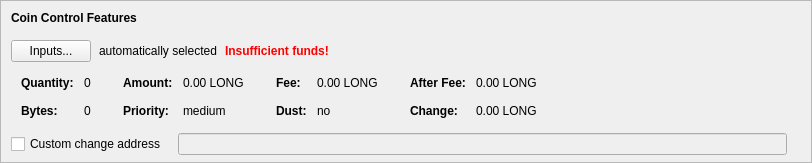
    <widget class="QFrame" name="frameCoinControl">
     <property name="sizePolicy">
      <sizepolicy hsizetype="Expanding" vsizetype="Expanding">
       <horstretch>0</horstretch>
       <verstretch>0</verstretch>
      </sizepolicy>
     </property>
     <property name="maximumSize">
      <size>
       <width>16777215</width>
       <height>16777215</height>
      </size>
     </property>
     <property name="frameShape">
      <enum>QFrame::StyledPanel</enum>
     </property>
     <property name="frameShadow">
      <enum>QFrame::Sunken</enum>
     </property>
     <layout class="QVBoxLayout" name="verticalLayoutCoinControl2">
      <property name="spacing">
       <number>0</number>
      </property>
      <property name="leftMargin">
       <number>0</number>
      </property>
      <property name="topMargin">
       <number>0</number>
      </property>
      <property name="rightMargin">
       <number>0</number>
      </property>
      <property name="bottomMargin">
       <number>6</number>
      </property>
      <item>
       <layout class="QVBoxLayout" name="verticalLayoutCoinControl" stretch="0,0,0,0,1">
        <property name="spacing">
         <number>0</number>
        </property>
        <property name="leftMargin">
         <number>10</number>
        </property>
        <property name="topMargin">
         <number>10</number>
        </property>
        <item>
         <layout class="QHBoxLayout" name="horizontalLayoutCoinControl1">
          <property name="bottomMargin">
           <number>15</number>
          </property>
          <item>
           <widget class="QLabel" name="labelCoinControlFeatures">
            <property name="sizePolicy">
             <sizepolicy hsizetype="Preferred" vsizetype="Maximum">
              <horstretch>0</horstretch>
              <verstretch>0</verstretch>
             </sizepolicy>
            </property>
            <property name="font">
             <font>
              <weight>75</weight>
              <bold>true</bold>
             </font>
            </property>
            <property name="styleSheet">
             <string notr="true">font-weight:bold;</string>
            </property>
            <property name="text">
             <string>Coin Control Features</string>
            </property>
           </widget>
          </item>
         </layout>
        </item>
        <item>
         <layout class="QHBoxLayout" name="horizontalLayoutCoinControl2" stretch="0,0,0,0">
          <property name="spacing">
           <number>8</number>
          </property>
          <property name="bottomMargin">
           <number>10</number>
          </property>
          <item>
           <widget class="QPushButton" name="pushButtonCoinControl">
            <property name="styleSheet">
             <string notr="true"/>
            </property>
            <property name="text">
             <string>Inputs...</string>
            </property>
            <property name="autoDefault">
             <bool>false</bool>
            </property>
           </widget>
          </item>
          <item>
           <widget class="QLabel" name="labelCoinControlAutomaticallySelected">
            <property name="text">
             <string>automatically selected</string>
            </property>
            <property name="margin">
             <number>5</number>
            </property>
           </widget>
          </item>
          <item>
           <widget class="QLabel" name="labelCoinControlInsuffFunds">
            <property name="font">
             <font>
              <weight>75</weight>
              <bold>true</bold>
             </font>
            </property>
            <property name="styleSheet">
             <string notr="true">color:red;font-weight:bold;</string>
            </property>
            <property name="text">
             <string>Insufficient funds!</string>
            </property>
            <property name="margin">
             <number>5</number>
            </property>
           </widget>
          </item>
          <item>
           <spacer name="horizontalSpacerCoinControl">
            <property name="orientation">
             <enum>Qt::Horizontal</enum>
            </property>
            <property name="sizeHint" stdset="0">
             <size>
              <width>40</width>
              <height>1</height>
             </size>
            </property>
           </spacer>
          </item>
         </layout>
        </item>
        <item>
         <widget class="QWidget" name="widgetCoinControl" native="true">
          <property name="sizePolicy">
           <sizepolicy hsizetype="Preferred" vsizetype="Preferred">
            <horstretch>0</horstretch>
            <verstretch>0</verstretch>
           </sizepolicy>
          </property>
          <property name="minimumSize">
           <size>
            <width>0</width>
            <height>0</height>
           </size>
          </property>
          <property name="styleSheet">
           <string notr="true"/>
          </property>
          <layout class="QHBoxLayout" name="horizontalLayoutCoinControl5">
           <property name="leftMargin">
            <number>0</number>
           </property>
           <property name="topMargin">
            <number>0</number>
           </property>
           <property name="rightMargin">
            <number>0</number>
           </property>
           <property name="bottomMargin">
            <number>0</number>
           </property>
           <item>
            <layout class="QHBoxLayout" name="horizontalLayoutCoinControl3" stretch="0,0,0,1">
             <property name="spacing">
              <number>20</number>
             </property>
             <property name="topMargin">
              <number>0</number>
             </property>
             <property name="bottomMargin">
              <number>10</number>
             </property>
             <item>
              <layout class="QFormLayout" name="formLayoutCoinControl1">
               <property name="horizontalSpacing">
                <number>10</number>
               </property>
               <property name="verticalSpacing">
                <number>14</number>
               </property>
               <property name="leftMargin">
                <number>10</number>
               </property>
               <property name="topMargin">
                <number>4</number>
               </property>
               <property name="rightMargin">
                <number>6</number>
               </property>
               <item row="0" column="0">
                <widget class="QLabel" name="labelCoinControlQuantityText">
                 <property name="font">
                  <font>
                   <weight>75</weight>
                   <bold>true</bold>
                  </font>
                 </property>
                 <property name="text">
                  <string>Quantity:</string>
                 </property>
                 <property name="margin">
                  <number>0</number>
                 </property>
                </widget>
               </item>
               <item row="0" column="1">
                <widget class="QLabel" name="labelCoinControlQuantity">
                 <property name="cursor">
                  <cursorShape>IBeamCursor</cursorShape>
                 </property>
                 <property name="contextMenuPolicy">
                  <enum>Qt::ActionsContextMenu</enum>
                 </property>
                 <property name="text">
                  <string notr="true">0</string>
                 </property>
                 <property name="margin">
                  <number>0</number>
                 </property>
                 <property name="textInteractionFlags">
                  <set>Qt::LinksAccessibleByMouse|Qt::TextSelectableByKeyboard|Qt::TextSelectableByMouse</set>
                 </property>
                </widget>
               </item>
               <item row="1" column="0">
                <widget class="QLabel" name="labelCoinControlBytesText">
                 <property name="font">
                  <font>
                   <weight>75</weight>
                   <bold>true</bold>
                  </font>
                 </property>
                 <property name="text">
                  <string>Bytes:</string>
                 </property>
                </widget>
               </item>
               <item row="1" column="1">
                <widget class="QLabel" name="labelCoinControlBytes">
                 <property name="cursor">
                  <cursorShape>IBeamCursor</cursorShape>
                 </property>
                 <property name="contextMenuPolicy">
                  <enum>Qt::ActionsContextMenu</enum>
                 </property>
                 <property name="text">
                  <string notr="true">0</string>
                 </property>
                 <property name="textInteractionFlags">
                  <set>Qt::LinksAccessibleByMouse|Qt::TextSelectableByKeyboard|Qt::TextSelectableByMouse</set>
                 </property>
                </widget>
               </item>
              </layout>
             </item>
             <item>
              <layout class="QFormLayout" name="formLayoutCoinControl2">
               <property name="horizontalSpacing">
                <number>10</number>
               </property>
               <property name="verticalSpacing">
                <number>14</number>
               </property>
               <property name="leftMargin">
                <number>6</number>
               </property>
               <property name="topMargin">
                <number>4</number>
               </property>
               <property name="rightMargin">
                <number>6</number>
               </property>
               <item row="0" column="0">
                <widget class="QLabel" name="labelCoinControlAmountText">
                 <property name="font">
                  <font>
                   <weight>75</weight>
                   <bold>true</bold>
                  </font>
                 </property>
                 <property name="text">
                  <string>Amount:</string>
                 </property>
                 <property name="margin">
                  <number>0</number>
                 </property>
                </widget>
               </item>
               <item row="0" column="1">
                <widget class="QLabel" name="labelCoinControlAmount">
                 <property name="cursor">
                  <cursorShape>IBeamCursor</cursorShape>
                 </property>
                 <property name="contextMenuPolicy">
                  <enum>Qt::ActionsContextMenu</enum>
                 </property>
                 <property name="text">
                  <string notr="true">0.00 LONG</string>
                 </property>
                 <property name="textInteractionFlags">
                  <set>Qt::LinksAccessibleByMouse|Qt::TextSelectableByKeyboard|Qt::TextSelectableByMouse</set>
                 </property>
                </widget>
               </item>
               <item row="1" column="0">
                <widget class="QLabel" name="labelCoinControlPriorityText">
                 <property name="font">
                  <font>
                   <weight>75</weight>
                   <bold>true</bold>
                  </font>
                 </property>
                 <property name="text">
                  <string>Priority:</string>
                 </property>
                </widget>
               </item>
               <item row="1" column="1">
                <widget class="QLabel" name="labelCoinControlPriority">
                 <property name="cursor">
                  <cursorShape>IBeamCursor</cursorShape>
                 </property>
                 <property name="contextMenuPolicy">
                  <enum>Qt::ActionsContextMenu</enum>
                 </property>
                 <property name="text">
                  <string notr="true">medium</string>
                 </property>
                 <property name="textInteractionFlags">
                  <set>Qt::LinksAccessibleByMouse|Qt::TextSelectableByKeyboard|Qt::TextSelectableByMouse</set>
                 </property>
                </widget>
               </item>
              </layout>
             </item>
             <item>
              <layout class="QFormLayout" name="formLayoutCoinControl3">
               <property name="horizontalSpacing">
                <number>10</number>
               </property>
               <property name="verticalSpacing">
                <number>14</number>
               </property>
               <property name="leftMargin">
                <number>6</number>
               </property>
               <property name="topMargin">
                <number>4</number>
               </property>
               <property name="rightMargin">
                <number>6</number>
               </property>
               <item row="0" column="0">
                <widget class="QLabel" name="labelCoinControlFeeText">
                 <property name="font">
                  <font>
                   <weight>75</weight>
                   <bold>true</bold>
                  </font>
                 </property>
                 <property name="text">
                  <string>Fee:</string>
                 </property>
                 <property name="margin">
                  <number>0</number>
                 </property>
                </widget>
               </item>
               <item row="0" column="1">
                <widget class="QLabel" name="labelCoinControlFee">
                 <property name="cursor">
                  <cursorShape>IBeamCursor</cursorShape>
                 </property>
                 <property name="contextMenuPolicy">
                  <enum>Qt::ActionsContextMenu</enum>
                 </property>
                 <property name="text">
                  <string notr="true">0.00 LONG</string>
                 </property>
                 <property name="textInteractionFlags">
                  <set>Qt::LinksAccessibleByMouse|Qt::TextSelectableByKeyboard|Qt::TextSelectableByMouse</set>
                 </property>
                </widget>
               </item>
               <item row="1" column="0">
                <widget class="QLabel" name="labelCoinControlLowOutputText">
                 <property name="font">
                  <font>
                   <weight>75</weight>
                   <bold>true</bold>
                  </font>
                 </property>
                 <property name="text">
                  <string>Dust:</string>
                 </property>
                </widget>
               </item>
               <item row="1" column="1">
                <widget class="QLabel" name="labelCoinControlLowOutput">
                 <property name="cursor">
                  <cursorShape>IBeamCursor</cursorShape>
                 </property>
                 <property name="contextMenuPolicy">
                  <enum>Qt::ActionsContextMenu</enum>
                 </property>
                 <property name="text">
                  <string notr="true">no</string>
                 </property>
                 <property name="textInteractionFlags">
                  <set>Qt::LinksAccessibleByMouse|Qt::TextSelectableByKeyboard|Qt::TextSelectableByMouse</set>
                 </property>
                </widget>
               </item>
              </layout>
             </item>
             <item>
              <layout class="QFormLayout" name="formLayoutCoinControl4">
               <property name="horizontalSpacing">
                <number>10</number>
               </property>
               <property name="verticalSpacing">
                <number>14</number>
               </property>
               <property name="leftMargin">
                <number>6</number>
               </property>
               <property name="topMargin">
                <number>4</number>
               </property>
               <property name="rightMargin">
                <number>6</number>
               </property>
               <item row="0" column="0">
                <widget class="QLabel" name="labelCoinControlAfterFeeText">
                 <property name="font">
                  <font>
                   <weight>75</weight>
                   <bold>true</bold>
                  </font>
                 </property>
                 <property name="text">
                  <string>After Fee:</string>
                 </property>
                 <property name="margin">
                  <number>0</number>
                 </property>
                </widget>
               </item>
               <item row="0" column="1">
                <widget class="QLabel" name="labelCoinControlAfterFee">
                 <property name="cursor">
                  <cursorShape>IBeamCursor</cursorShape>
                 </property>
                 <property name="contextMenuPolicy">
                  <enum>Qt::ActionsContextMenu</enum>
                 </property>
                 <property name="text">
                  <string notr="true">0.00 LONG</string>
                 </property>
                 <property name="textInteractionFlags">
                  <set>Qt::LinksAccessibleByMouse|Qt::TextSelectableByKeyboard|Qt::TextSelectableByMouse</set>
                 </property>
                </widget>
               </item>
               <item row="1" column="0">
                <widget class="QLabel" name="labelCoinControlChangeText">
                 <property name="font">
                  <font>
                   <weight>75</weight>
                   <bold>true</bold>
                  </font>
                 </property>
                 <property name="text">
                  <string>Change:</string>
                 </property>
                </widget>
               </item>
               <item row="1" column="1">
                <widget class="QLabel" name="labelCoinControlChange">
                 <property name="cursor">
                  <cursorShape>IBeamCursor</cursorShape>
                 </property>
                 <property name="contextMenuPolicy">
                  <enum>Qt::ActionsContextMenu</enum>
                 </property>
                 <property name="text">
                  <string notr="true">0.00 LONG</string>
                 </property>
                 <property name="textInteractionFlags">
                  <set>Qt::LinksAccessibleByMouse|Qt::TextSelectableByKeyboard|Qt::TextSelectableByMouse</set>
                 </property>
                </widget>
               </item>
              </layout>
             </item>
            </layout>
           </item>
          </layout>
         </widget>
        </item>
        <item>
         <layout class="QHBoxLayout" name="horizontalLayoutCoinControl4" stretch="0,0,0">
          <property name="spacing">
           <number>12</number>
          </property>
          <property name="sizeConstraint">
           <enum>QLayout::SetDefaultConstraint</enum>
          </property>
          <property name="topMargin">
           <number>5</number>
          </property>
          <property name="rightMargin">
           <number>5</number>
          </property>
          <item>
           <widget class="QCheckBox" name="checkBoxCoinControlChange">
            <property name="toolTip">
             <string>If this is activated, but the change address is empty or invalid, change will be sent to a newly generated address.</string>
            </property>
            <property name="text">
             <string>Custom change address</string>
            </property>
           </widget>
          </item>
          <item>
           <widget class="QValidatedLineEdit" name="lineEditCoinControlChange">
            <property name="enabled">
             <bool>false</bool>
            </property>
            <property name="sizePolicy">
             <sizepolicy hsizetype="Expanding" vsizetype="Fixed">
              <horstretch>0</horstretch>
              <verstretch>0</verstretch>
             </sizepolicy>
            </property>
           </widget>
          </item>
          <item>
           <widget class="QLabel" name="labelCoinControlChangeLabel">
            <property name="sizePolicy">
             <sizepolicy hsizetype="Preferred" vsizetype="Expanding">
              <horstretch>0</horstretch>
              <verstretch>0</verstretch>
             </sizepolicy>
            </property>
            <property name="minimumSize">
             <size>
              <width>0</width>
              <height>0</height>
             </size>
            </property>
            <property name="text">
             <string/>
            </property>
            <property name="margin">
             <number>3</number>
            </property>
           </widget>
          </item>
         </layout>
        </item>
        <item>
         <spacer name="verticalSpacerCoinControl">
          <property name="orientation">
           <enum>Qt::Vertical</enum>
          </property>
          <property name="sizeHint" stdset="0">
           <size>
            <width>800</width>
            <height>1</height>
           </size>
          </property>
         </spacer>
        </item>
       </layout>
      </item>
     </layout>
    </widget>
